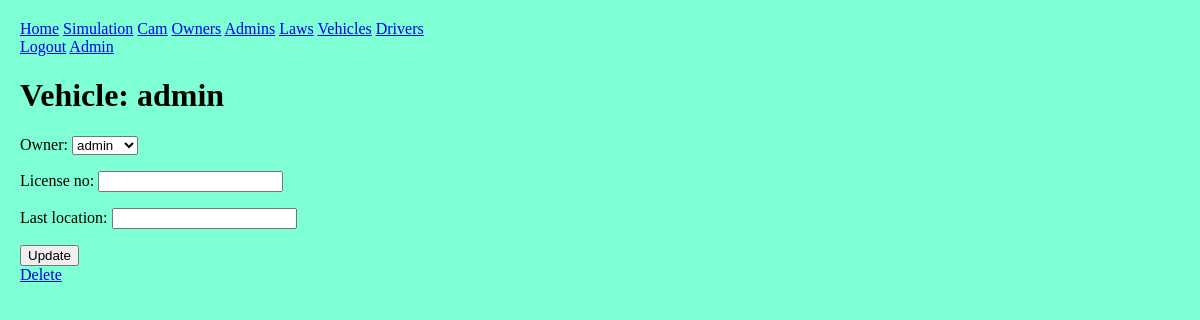
The page /front/vehicle/?oid=2&vid=3 (signed in) on the database as committed earlier.
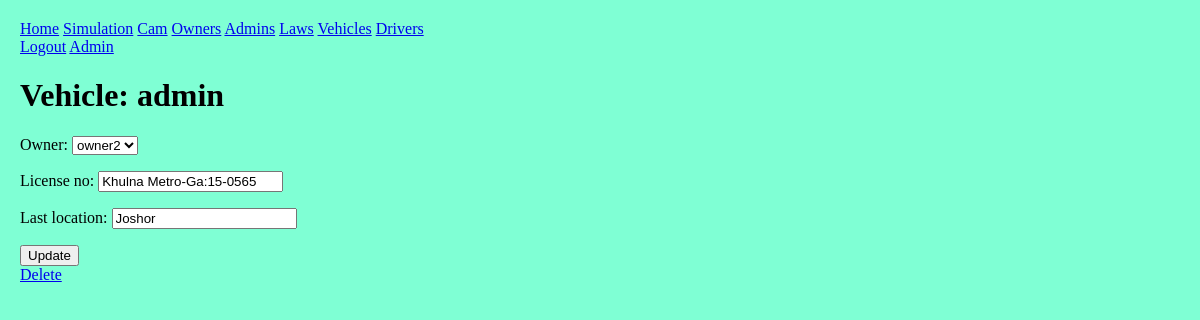
The same page on the database as committed later.
### front/models.py (models this page shows, shortened)
class Vehicle(models.Model):
    owner = models.ForeignKey(Account, on_delete=models.CASCADE, null=False);
    license_no = models.CharField(max_length=50, unique=True);
    last_location = models.CharField(max_length=100, null=True);
    approved = models.BooleanField(default=False);

### front/decorators.py (the view)
        def wrapper_func(req, *args, **kwargs):
            grp = {x.name for x in req.user.groups.all()};
            if not (bool(roles.intersection(grp)) ^ bool(grp)):
                return view_func(req, *args, **kwargs);
            else: return HttpResponse("""
                <h1>access denied</h1>
                <a href="/front/">home</a>
            """)

### front/forms.py
class VehicleForm(ModelForm):
    class Meta:
        model = Vehicle;
        fields = "__all__";# [f.name for f in Vehicle._meta.get_fields()];
        exclude = ("approved", );

### front/views.py (called while the page is built, shortened)
@login_required
@allowed_users({"owner"})
def vehicle(req: HttpRequest):
    oid = int(req.GET.get("oid"));
    if not (req.user.is_superuser or req.user.id == oid):
        messages.info(req, "Not your profile");
        return redirect("home");
    form = vid = cur_v = None;
    try:
        vid = int(req.GET.get("vid"));
        cur_v = Vehicle.objects.get(pk=vid);
        form = VehicleForm(instance=cur_v, initial={"owner": cur_v.owner});
    except:
        form = VehicleForm(initial={"owner": Account.objects.get(pk=oid)});
    if not req.user.is_superuser:
        form.fields["owner"].disabled = True;
    context = {
        "nav": nav,
        "form": form,
        "pk": vid,
    };
    return render(req, "vehicle.html", context);

### front/templates/vehicle.html (shortened to what this page needs)
{% extends 'base.html' %}
{% block content %}
    <h1>Vehicle: {{user.username}}</h1>
    <form action="" method="post">
        {{form.as_p}}
        <button type="submit">{% if request.GET.vid %}Update{% else %}Add{% endif %}</button>
    </form>
    <a href="{% url 'delete' %}?type=vehicle&amp;pk={{pk}}">Delete</a>
{% endblock content %}

Rows that differ between the two databases and show on the page:
added Vehicle: owner "owner2", license_no "Khulna Metro-Ga:15-0565", last_location "Joshor"
Other text that changed with them:
form field owner: "admin" → (not shown)
